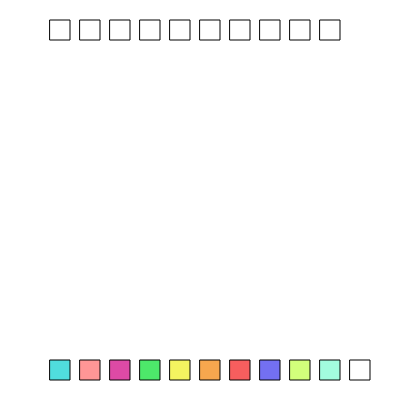
Frame 1 (no input)
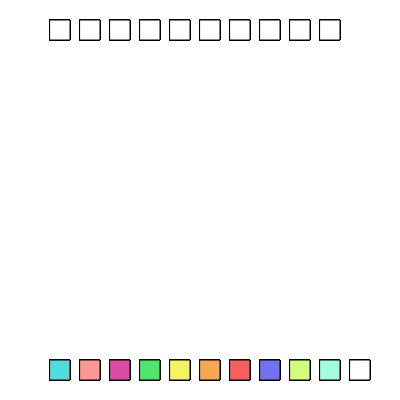
Frame 60 (no input)
Frame 120 (the mouse pressed at the canvas centre since frame 60): identical to frame 60, image omitted

The p5.js sketch that drew these frames (run headless with seeded random() and noise() and a simulated clock; from frame 60 on, the mouse is pressed at the canvas centre):

// p5.js sketch
// ── sketch.js
//Variables Herramientas
var posXbot1 = 50;
var posYbot1 = 20;
var tamBot1 = 20;
var posXbot2 = 80;
var posYbot2 = 20;
var tamBot2 = 20;
var posXbot3 = 110;
var posYbot3 = 20;
var tamBot3 = 20;
var posXbot4 = 140;
var posYbot4 = 20;
var tamBot4 = 20;
var posXbot5 = 170;
var posYbot5 = 20;
var tamBot5 = 20;
var posXbot6 = 200;
var posYbot6 = 20;
var tamBot6 = 20;
var posXbot7 = 230;
var posYbot7 = 20;
var tamBot7 = 20;
var posXbot8 = 260;
var posYbot8 = 20;
var tamBot8 = 20;
var posXbot9 = 290;
var posYbot9 = 20;
var tamBot9 = 20;
var posXbot10 = 320;
var posYbot10 = 20;
var tamBot10 = 20;

//Variables Colores
var posXbotC1 = 50;
var posYbotC1 = 360;
var tamBotC1 = 20;
var posXbotC2 = 80;
var posYbotC2 = 360;
var tamBotC2 = 20;
var posXbotC3 = 110;
var posYbotC3 = 360;
var tamBotC3 = 20;
var posXbotC4 = 140;
var posYbotC4 = 360;
var tamBotC4 = 20;
var posXbotC5 = 170;
var posYbotC5 = 360;
var tamBotC5 = 20;
var posXbotC6 = 200;
var posYbotC6 = 360;
var tamBotC6 = 20;
var posXbotC7 = 230;
var posYbotC7 = 360;
var tamBotC7 = 20;
var posXbotC8 = 260;
var posYbotC8 = 360;
var tamBotC8 = 20;
var posXbotC9 = 290;
var posYbotC9 = 360;
var tamBotC9 = 20;
var posXbotC10 = 320;
var posYbotC10 = 360;
var tamBotC10 = 20;
var posXbotC11 = 350;
var posYbotC11 = 360;
var tamBotC11 = 20;

var her = 0
var col = 0

function setup() {
  createCanvas(400, 400);
  background(255);
}

function draw() {
  
  //Funcion para la estrella
  function star(x, y, radius1, radius2, npoints) {
  var angle = TWO_PI / npoints;
  var halfAngle = angle/2.0;
  beginShape();
  for (var a = 0; a < TWO_PI; a += angle) {
    var sx = x + cos(a) * radius2;
    var sy = y + sin(a) * radius2;
    vertex(sx, sy);
    sx = x + cos(a+halfAngle) * radius1;
    sy = y + sin(a+halfAngle) * radius1;
    vertex(sx, sy);
  }
  endShape(CLOSE);
  } 
    
  //Botones Para Herramientas
  rect(posXbot1, posYbot1, tamBot1, tamBot1);
  rect(posXbot2, posYbot2, tamBot2, tamBot2);
  rect(posXbot3, posYbot3, tamBot3, tamBot3);
  rect(posXbot4, posYbot4, tamBot4, tamBot4);
  rect(posXbot5, posYbot5, tamBot5, tamBot5);
  rect(posXbot6, posYbot6, tamBot6, tamBot6);
  rect(posXbot7, posYbot7, tamBot7, tamBot7);
  rect(posXbot8, posYbot8, tamBot8, tamBot8);
  rect(posXbot9, posYbot9, tamBot9, tamBot9);
  rect(posXbot10, posYbot10, tamBot10, tamBot10);

  //Botones Para Colores
  fill(80, 221, 221);
  rect(posXbotC1, posYbotC1, tamBotC1, tamBotC1);
  fill(255, 150, 150);
  rect(posXbotC2, posYbotC2, tamBotC2, tamBotC2);
  fill(221, 74, 165);
  rect(posXbotC3, posYbotC3, tamBotC3, tamBotC3);
  fill(77, 232, 106);
  rect(posXbotC4, posYbotC4, tamBotC4, tamBotC4);
  fill(244, 244, 96);
  rect(posXbotC5, posYbotC5, tamBotC5, tamBotC5);
  fill(247, 167, 78);
  rect(posXbotC6, posYbotC6, tamBotC6, tamBotC6);
  fill(247, 94, 94);
  rect(posXbotC7, posYbotC7, tamBotC7, tamBotC7);
  fill(115, 112, 242);
  rect(posXbotC8, posYbotC8, tamBotC8, tamBotC8);
  fill(210, 255, 123);
  rect(posXbotC9, posYbotC9, tamBotC9, tamBotC9);
  fill(162, 252, 222);
  rect(posXbotC10, posYbotC10, tamBotC10, tamBotC10);
  fill(255);
  rect(posXbotC11, posYbotC11, tamBotC11, tamBotC11);

  if (mouseIsPressed) {

    //Herramientas
    if (her == 1) {
      ellipse(mouseX, mouseY, 20, 20);
      ellipse(mouseX + 10, mouseY, 20, 20);
      ellipse(mouseX, mouseY + 10, 20, 20);
      ellipse(mouseX + 10, mouseY + 10, 20, 20);
    }
    if (her == 2) {
      line(width / 2, height / 2, mouseX, mouseY);
      ellipse(width/2, height/2, 20,20);
      ellipse(mouseX, mouseY, 20, 20);
    }
    if (her == 3) {
      ellipse(mouseX, mouseY, 10,10);
      line(mouseX + 10, mouseY + 10, mouseX + 10, mouseY - 10);
      line(mouseX + 10, mouseY + 10, mouseX - 10, mouseY + 10);
      
    }
    if (her == 4) {
      ellipse(mouseX, mouseY, 20, 20);
      ellipse(mouseX+15, mouseY,20,20);
      triangle(mouseX-11, mouseY+2, mouseX+26, mouseY+2, mouseX+7, mouseY+25);
    }
    if (her == 5) {
      star(mouseX, mouseY, 10, 25, 5);
  
    }
    if (her == 6) {
      rect(mouseX,mouseY,20,20);
      rect(mouseX+10,mouseY+10,20,20);
      rect(mouseX-10,mouseY-10,20,20);
    }
    if (her == 7) {
      triangle(mouseX-11, mouseY+2, mouseX+26, mouseY+2, mouseX+7, mouseY+25);
      triangle(mouseX-11, mouseY+2, mouseX+26, mouseY+2, mouseX+7, mouseY-25);
    }
    if (her == 8) {
      ellipse(mouseX, mouseY, 20, 20);
      ellipse(mouseX + 10, mouseY + 10, 20, 20);
      ellipse(mouseX + 20, mouseY + 20, 20, 20);
      ellipse(mouseX + 30, mouseY + 30, 20, 20);
      ellipse(mouseX + 40, mouseY + 40, 20, 20);
    }
    if (her == 9) {
      line(mouseX + 10, mouseY + 10, mouseX - 10, mouseY - 10);
    }
    if (her == 10) {
      triangle(mouseX-11, mouseY+2, mouseX+26, mouseY+2, mouseX+7, mouseY-25);
      triangle(mouseX+5, mouseY-1, mouseX-20, mouseY-1, mouseX-1, mouseY+20);
      
    }

    //Botones Herramienta
    if (mouseX > posXbot1 && mouseX < posXbot1 + tamBot1 && mouseY > posYbot1 && mouseY < posYbot1 + tamBot1) {
      her = 1
    }
    if (mouseX > posXbot2 && mouseX < posXbot2 + tamBot2 && mouseY > posYbot2 && mouseY < posYbot2 + tamBot2) {
      her = 2
    }
    if (mouseX > posXbot3 && mouseX < posXbot3 + tamBot3 && mouseY > posYbot3 && mouseY < posYbot3 + tamBot3) {
      her = 3
    }
    if (mouseX > posXbot4 && mouseX < posXbot4 + tamBot4 && mouseY > posYbot4 && mouseY < posYbot4 + tamBot4) {
      her = 4
    }
    if (mouseX > posXbot5 && mouseX < posXbot5 + tamBot5 && mouseY > posYbot5 && mouseY < posYbot5 + tamBot5) {
      her = 5
    }
    if (mouseX > posXbot6 && mouseX < posXbot6 + tamBot6 && mouseY > posYbot6 && mouseY < posYbot6 + tamBot6) {
      her = 6
    }
    if (mouseX > posXbot7 && mouseX < posXbot7 + tamBot7 && mouseY > posYbot7 && mouseY < posYbot7 + tamBot7) {
      her = 7
    }
    if (mouseX > posXbot8 && mouseX < posXbot8 + tamBot8 && mouseY > posYbot8 && mouseY < posYbot8 + tamBot8) {
      her = 8
    }
    if (mouseX > posXbot9 && mouseX < posXbot9 + tamBot9 && mouseY > posYbot9 && mouseY < posYbot9 + tamBot9) {
      her = 9
    }
    if (mouseX > posXbot10 && mouseX < posXbot10 + tamBot10 && mouseY > posYbot10 && mouseY < posYbot10 + tamBot10) {
      her = 10
    }

    //Colores
    if (col == 1) {
      fill(80, 221, 221);
      stroke(80, 221, 221);
    }
    if (col == 2) {
      fill(255, 150, 150);
      stroke(255, 150, 150);
    }
    if (col == 3) {
      fill(221, 74, 165);
      stroke(221, 74, 165);
    }
    if (col == 4) {
      fill(77, 232, 106);
      stroke(77, 232, 106);
    }
    if (col == 5) {
      fill(244, 244, 96);
      stroke(244, 244, 96);
    }
    if (col == 6) {
      fill(247, 167, 78);
      stroke(247, 167, 78);
    }
    if (col == 7) {
      fill(247, 94, 94);
      stroke(247, 94, 94);
    }
    if (col == 8) {
      fill(115, 112, 242);
      stroke(115, 112, 242);
    }
    if (col == 9) {
      fill(210, 255, 123);
      stroke(210, 255, 123);
    }
    if (col == 10) {
      fill(162, 252, 222);
      stroke(162, 252, 222);
    }
    //Botones Color
    if (mouseX > posXbotC1 && mouseX < posXbotC1 + tamBotC1 && mouseY > posYbotC1 && mouseY < posYbotC1 + tamBotC1) {
      col = 1
    }
    if (mouseX > posXbotC2 && mouseX < posXbotC2 + tamBotC2 && mouseY > posYbotC2 && mouseY < posYbotC2 + tamBotC2) {
      col = 2
    }
    if (mouseX > posXbotC3 && mouseX < posXbotC3 + tamBotC3 && mouseY > posYbotC3 && mouseY < posYbotC3 + tamBotC3) {
      col = 3
    }
    if (mouseX > posXbotC4 && mouseX < posXbotC4 + tamBotC4 && mouseY > posYbotC4 && mouseY < posYbotC4 + tamBotC4) {
      col = 4
    }
    if (mouseX > posXbotC5 && mouseX < posXbotC5 + tamBotC5 && mouseY > posYbotC5 && mouseY < posYbotC5 + tamBotC5) {
      col = 5
    }
    if (mouseX > posXbotC6 && mouseX < posXbotC6 + tamBotC6 && mouseY > posYbotC6 && mouseY < posYbotC6 + tamBotC6) {
      col = 6
    }
    if (mouseX > posXbotC7 && mouseX < posXbotC7 + tamBotC7 && mouseY > posYbotC7 && mouseY < posYbotC7 + tamBotC7) {
      col = 7
    }
    if (mouseX > posXbotC8 && mouseX < posXbotC8 + tamBotC8 && mouseY > posYbotC8 && mouseY < posYbotC8 + tamBotC8) {
      col = 8
    }
    if (mouseX > posXbotC9 && mouseX < posXbotC9 + tamBotC9 && mouseY > posYbotC9 && mouseY < posYbotC9 + tamBotC9) {
      col = 9
    }
    if (mouseX > posXbotC10 && mouseX < posXbotC10 + tamBotC10 && mouseY > posYbotC10 && mouseY < posYbotC10 + tamBotC10) {
      col = 10
    }
    if (mouseX > posXbotC11 && mouseX < posXbotC11 + tamBotC11 && mouseY > posYbotC11 && mouseY < posYbotC11 + tamBotC11) {
      background(255);
    }
  }
}
